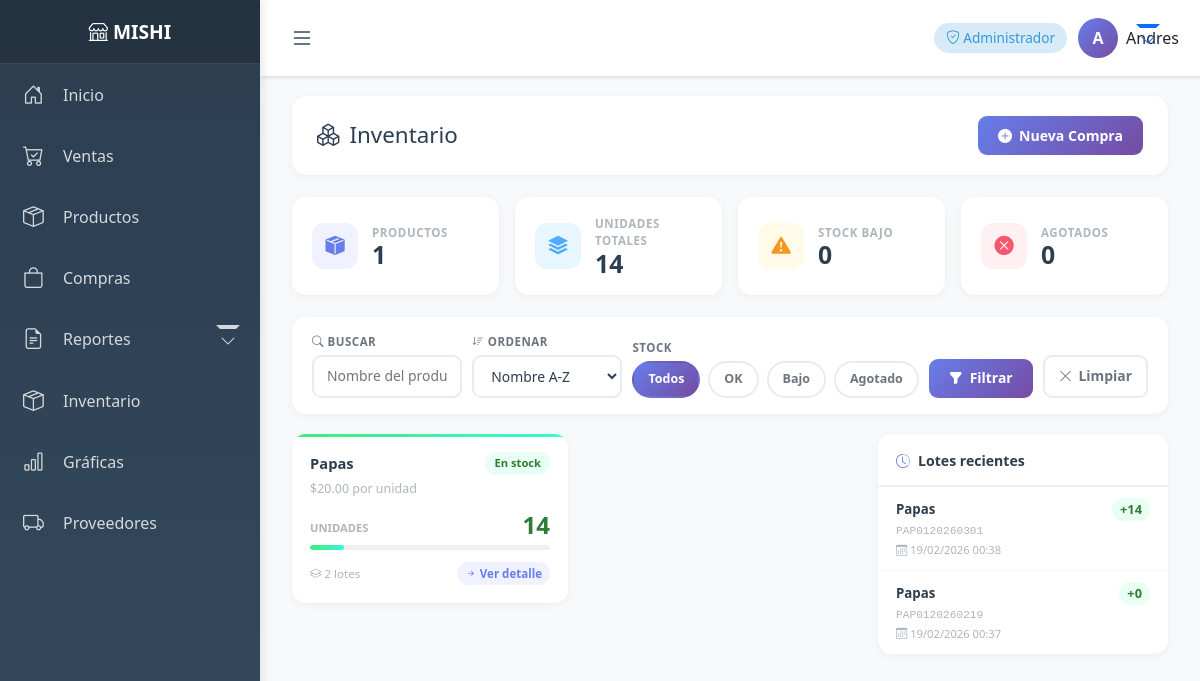
/inventario/inventario/ (signed in), run on the app's committed database.
### productos/models.py (models this page shows, shortened)
class Producto(models.Model): #negocio, nombre, proveedor, precio_venta, stock, codigo, stock_minimo, stock_maximo
    negocio = models.ForeignKey(
        Negocio,
        on_delete=models.CASCADE,
        related_name="productos"
    )
    nombre = models.CharField(max_length=150)
    proveedor = models.ForeignKey(
    Proveedor,
    on_delete=models.CASCADE,
    related_name="productos_proveedor"
)
    precio_venta = models.DecimalField(max_digits=10, decimal_places=2)
    precio_compra = models.DecimalField(max_digits=10, decimal_places=2)
    stock = models.PositiveIntegerField(default=0)
    codigo = models.CharField(max_length=50, blank=True, null=True)
    stock_minimo = models.IntegerField(default=-1)
    stock_maximo = models.IntegerField(default=-1)
    creado_en = models.DateTimeField(auto_now_add=True)

### inventario/models.py (models this page shows, shortened)
class Lote(models.Model):
    negocio = models.ForeignKey(
        Negocio,
        on_delete=models.CASCADE
    )
    producto = models.ForeignKey(
        Producto,
        on_delete=models.CASCADE,
        related_name="lotes"
    )
    lote = models.CharField(max_length=50)
    cantidad = models.PositiveIntegerField()
    precio_compra = models.DecimalField(max_digits=10, decimal_places=2)
    fecha_creacion = models.DateTimeField(auto_now_add=True)
    class Meta:
        unique_together = ('lote', 'producto', 'negocio')

### inventario/views.py (the view)
# urls.py: path("inventario/", include("inventario.urls")),
@login_required
def inventario(request):
    negocio = get_negocio_activo(request)
    q          = request.GET.get("q", "").strip()
    orden      = request.GET.get("orden", "nombre")   # nombre | stock_asc | stock_desc | precio
    stock_fil  = request.GET.get("stock", "todos")    # todos | bajo | agotado | ok
    productos = Producto.objects.filter(negocio=negocio)
    if q:
        productos = productos.filter(nombre__icontains=q)
    if stock_fil == "bajo":
        productos = productos.filter(stock__gt=0, stock__lte=10)
    elif stock_fil == "agotado":
        productos = productos.filter(stock=0)
    elif stock_fil == "ok":
        productos = productos.filter(stock__gt=10)
    orden_map = {
        "nombre":     "nombre",
        "stock_asc":  "stock",
        "stock_desc": "-stock",
        "precio":     "-precio_venta",
    }
    productos = productos.order_by(orden_map.get(orden, "nombre"))
    productos = productos.annotate(
        num_lotes=Count("lotes"),
        valor_inventario=Sum("lotes__precio_compra")  # suma precios de compra de lotes
    )
    total_productos   = Producto.objects.filter(negocio=negocio).count()
    total_stock       = Producto.objects.filter(negocio=negocio).aggregate(t=Sum("stock"))["t"] or 0
    bajo_stock        = Producto.objects.filter(negocio=negocio, stock__gt=0, stock__lte=10).count()
    agotados          = Producto.objects.filter(negocio=negocio, stock=0).count()
    lotes_recientes = (
        Lote.objects
        .filter(negocio=negocio)
        .select_related("producto")
        .order_by("-fecha_creacion")[:8]
    )
    context = {
        "productos":       productos,
        "lotes_recientes": lotes_recientes,
        "q":           q,
        "orden":       orden,
        "stock_fil":   stock_fil,
        "total_productos": total_productos,
        "total_stock":     total_stock,
        "bajo_stock":      bajo_stock,
        "agotados":        agotados,
    }
    return render(request, "inventario/inventario.html", context)

### inventario/templates/inventario/inventario.html (shortened to what this page needs)
{% extends 'base.html' %}
{% block content %}
<div class="container-fluid">
    <div class="page-header">
        <h2><i class="bi bi-boxes"></i> Inventario</h2>
        <a href="{% url 'nueva_compra' %}" style="
            padding: 9px 20px;
            background: linear-gradient(135deg, #667eea 0%, #764ba2 100%);
            color: white;
            border-radius: 9px;
            font-weight: 600;
            font-size: 0.88rem;
            text-decoration: none;
            display: flex;
            align-items: center;
            gap: 7px;
            transition: all 0.2s;
        ">
            <i class="bi bi-plus-circle-fill"></i> Nueva Compra
        </a>
    </div>
    <div class="kpi-row">
        <div class="kpi-card">
            <div class="kpi-ico purple"><i class="bi bi-box-seam-fill"></i></div>
            <div class="kpi-info">
                <div class="kpi-label">Productos</div>
                <div class="kpi-val">{{ total_productos }}</div>
            </div>
        </div>
        <div class="kpi-card">
            <div class="kpi-ico blue"><i class="bi bi-stack"></i></div>
            <div class="kpi-info">
                <div class="kpi-label">Unidades totales</div>
                <div class="kpi-val">{{ total_stock }}</div>
            </div>
        </div>
        <div class="kpi-card">
            <div class="kpi-ico orange"><i class="bi bi-exclamation-triangle-fill"></i></div>
            <div class="kpi-info">
                <div class="kpi-label">Stock bajo</div>
                <div class="kpi-val">{{ bajo_stock }}</div>
            </div>
        </div>
        <div class="kpi-card">
            <div class="kpi-ico red"><i class="bi bi-x-circle-fill"></i></div>
            <div class="kpi-info">
                <div class="kpi-label">Agotados</div>
                <div class="kpi-val">{{ agotados }}</div>
            </div>
        </div>
    </div>
    <form method="GET" class="filtros-bar">
        <div class="filtro-group">
            <label><i class="bi bi-search"></i> Buscar</label>
            <input type="text" name="q" value="{{ q }}" class="filtro-input" placeholder="Nombre del producto...">
        </div>
        <div class="filtro-group filtro-group-orden">
            <label><i class="bi bi-sort-down"></i> Ordenar</label>
            <select name="orden" class="filtro-select">
                <option value="nombre"     {% if orden == 'nombre'     %}selected{% endif %}>Nombre A-Z</option>
            </select>
        </div>
        <div class="chips-wrap">
            <label class="chips-label">Stock</label>
            <div class="stock-chips">
                <a href="?q={{ q }}&orden={{ orden }}&stock=todos"
                   class="chip {% if stock_fil == 'todos' %}active{% endif %}">Todos</a>
                <a href="?q={{ q }}&orden={{ orden }}&stock=ok"
                   class="chip {% if stock_fil == 'ok' %}active-green{% endif %}">OK</a>
                <a href="?q={{ q }}&orden={{ orden }}&stock=bajo"
                   class="chip {% if stock_fil == 'bajo' %}active-orange{% endif %}">Bajo</a>
                <a href="?q={{ q }}&orden={{ orden }}&stock=agotado"
                   class="chip {% if stock_fil == 'agotado' %}active-red{% endif %}">Agotado</a>
            </div>
        </div>
        <button type="submit" class="btn-filtrar">
            <i class="bi bi-funnel-fill"></i> Filtrar
        </button>
        <a href="{% url 'inventario' %}" class="btn-limpiar">
            <i class="bi bi-x-lg"></i> Limpiar
        </a>
    </form>
    <div class="main-layout">
        <div>
            {% if productos %}
            <div class="productos-grid" id="prodGrid">
                {% for prod in productos %}
                <a href="{% url 'detalle_producto' prod.id %}" class="prod-card {% if prod.stock == 0 %}agotado{% elif prod.stock <= 10 %}bajo{% else %}ok{% endif %}">
                    <div style="display:flex; justify-content:space-between; align-items:flex-start; margin-bottom:2px;">
                        <div class="prod-nombre" title="{{ prod.nombre }}">{{ prod.nombre }}</div>
                        <span class="stock-badge {% if prod.stock == 0 %}agotado{% elif prod.stock <= 10 %}bajo{% else %}ok{% endif %}">
                            {% if prod.stock == 0 %}Agotado{% elif prod.stock <= 10 %}Stock bajo{% else %}En stock{% endif %}
                        </span>
                    </div>
                    <div class="prod-precio">${{ prod.precio_venta|floatformat:2 }} por unidad</div>
                    <div class="prod-stock-row">
                        <span class="prod-stock-label">Unidades</span>
                        <span class="prod-stock-val {% if prod.stock == 0 %}agotado{% elif prod.stock <= 10 %}bajo{% else %}ok{% endif %}">
                            {{ prod.stock }}
                        </span>
                    </div>
                    <div class="prod-bar-track">
                        <div class="prod-bar-fill {% if prod.stock == 0 %}agotado{% elif prod.stock <= 10 %}bajo{% else %}ok{% endif %}"
                             style="width: {% if prod.stock > 100 %}100{% else %}{{ prod.stock }}{% endif %}%;">
                        </div>
                    </div>
                    <div class="prod-footer">
                        <span><i class="bi bi-layers"></i> {{ prod.num_lotes|default:0 }} lote{{ prod.num_lotes|default:0|pluralize }}</span>
                        <span class="prod-lotes-badge"><i class="bi bi-arrow-right-short"></i> Ver detalle</span>
                    </div>
                </a>
                {% endfor %}
            </div>
            {% endif %}
        </div>
        <div class="sidebar-card">
            <div class="sidebar-head">
                <i class="bi bi-clock-history"></i> Lotes recientes
            </div>
            {% if lotes_recientes %}
            {% for lote in lotes_recientes %}
            <div class="lote-item">
                <div class="lote-top">
                    <span class="lote-prod">{{ lote.producto.nombre }}</span>
                    <span class="lote-cant">+{{ lote.cantidad }}</span>
                </div>
                <span class="lote-cod">{{ lote.lote }}</span>
                <span class="lote-fecha"><i class="bi bi-calendar3"></i> {{ lote.fecha_creacion|date:"d/m/Y H:i" }}</span>
            </div>
            {% endfor %}
            {% else %}
            <div class="empty-state" style="padding:30px 20px;">
                <i class="bi bi-inbox"></i>
                <p style="margin:0; font-size:0.85rem;">Sin lotes registrados</p>
            </div>
            {% endif %}
        </div>
    </div>
</div>
{% endblock %}

### templates/base.html (shortened to what this page needs)
<!DOCTYPE html>
<html lang="es">
<head>
    <link href="https://cdn.jsdelivr.net/npm/bootstrap@5.3.0/dist/css/bootstrap.min.css" rel="stylesheet">
    <link rel="stylesheet" href="https://cdn.jsdelivr.net/npm/bootstrap-icons@1.11.0/font/bootstrap-icons.css">
</head>
<body>
    <nav class="sidebar" id="sidebar">
        <div class="sidebar-header">
            <h4><i class="bi bi-shop"></i> <span class="menu-text">MISHI</span></h4>
        </div>
        <ul class="sidebar-menu">
            <li>
                <a href="/">
                    <i class="bi bi-house-door"></i>
                    <span class="menu-text">Inicio</span>
                </a>
            </li>
            <li>
                <a href="{% url 'nueva_venta' %}">
                    <i class="bi bi-cart-check"></i>
                    <span class="menu-text">Ventas</span>
                </a>
            </li>
            {% if rol_usuario == 'ADMIN' or rol_usuario == 'ALMACEN_ADMIN' %}
            <li>
                <a href="{% url 'lista_productos' %}">
                    <i class="bi bi-box-seam"></i>
                    <span class="menu-text">Productos</span>
                </a>
            </li>
            {% endif %}
            {% if rol_usuario == 'ADMIN' or rol_usuario == 'ALMACEN_ADMIN' %}
            <li>
                <a href="{% url 'lista_compras' %}">
                    <i class="bi bi-bag"></i>
                    <span class="menu-text">Compras</span>
                </a>
            </li>
            {% endif %}
            {% if rol_usuario == 'ADMIN' or rol_usuario == 'ALMACEN_ADMIN' %}
            <li>
                <a href="#" class="dropdown-toggle" onclick="toggleSubmenu(event, 'submenu-reportes')">
                    <i class="bi bi-file-earmark-text"></i>
                    <span class="menu-text">Reportes</span>
                </a>
            </li>
            {% endif %}
            {% if rol_usuario == 'ADMIN' or rol_usuario == 'ALMACEN_ADMIN' %}
            <li>
                <a href="{% url 'inventario' %}">
                <i class="bi bi-box-seam"></i>
                    <span class="menu-text">Inventario</span>
                </a>
            </li>
            {% endif %}
            {% if rol_usuario == 'ADMIN' or rol_usuario == 'ALMACEN_ADMIN' %}
            <li>
                <a href="{% url 'graficas' %}">
                    <i class="bi bi-bar-chart"></i>
                    <span class="menu-text">Gráficas</span>
                </a>
            </li>
            {% endif %}
            {% if rol_usuario == 'ADMIN' or rol_usuario == 'ALMACEN_ADMIN' %}
            <li>
                <a href="{% url 'lista_proveedores' %}">
                    <i class="bi bi-truck"></i>
                    <span class="menu-text">Proveedores</span>
                </a>
            </li>
            {% endif %}
    </nav>
    <div class="main-content">
        <div class="top-navbar">
            <button class="toggle-btn" onclick="toggleSidebar()">
                <i class="bi bi-list"></i>
            </button>
            <div class="user-info">
                {% if user.is_authenticated %}
                    <span class="role-badge">
                        {% if rol_usuario == 'ADMIN' %}
                            <i class="bi bi-shield-check"></i> Administrador
                        {% elif rol_usuario == 'VENDEDOR' %}
                            <i class="bi bi-person-badge"></i> Vendedor
                        {% elif rol_usuario == 'ALMACEN' %}
                            <i class="bi bi-boxes"></i> Almacén
                        {% elif rol_usuario == 'ALMACEN_ADMIN' %}
                            <i class="bi bi-shield-fill-check"></i> Almacén Admin
                        {% endif %}
                    </span>
                    <div class="dropdown">
                        <button class="btn btn-link text-decoration-none dropdown-toggle d-flex align-items-center p-0" type="button" data-bs-toggle="dropdown">
                            <div class="user-avatar">
                                {{ user.username|slice:":1"|upper }}
                            </div>
                            <span class="ms-2 text-dark">{{ user.username }}</span>
                        </button>
                    </div>
                {% else %}
                    <a href="/login/" class="btn btn-primary btn-sm">
                        <i class="bi bi-box-arrow-in-right"></i> <span class="d-none d-sm-inline">Iniciar Sesión</span>
                    </a>
                {% endif %}
            </div>
        </div>
        <div class="content-wrapper">
            {% block content %}{% endblock %}
        </div>
    </div>
</body>
</html>

### data on the page
Producto: nombre "Papas", shows "En stock", precio_venta "20.00", stock "14", num_lotes "2"
Lote: producto.nombre "Papas", cantidad "14", lote "PAP0120260301", fecha_creacion "19/02/2026 00:38"
Lote: producto.nombre "Papas", cantidad "0", lote "PAP0120260219", fecha_creacion "19/02/2026 00:37"

### other printed values
{{ user.username|slice:":1"|upper }} "A"
{{ user.username }} "Andres"
{{ total_productos }} "1"
{{ total_stock }} "14"
{{ bajo_stock }} "0"
{{ agotados }} "0"
